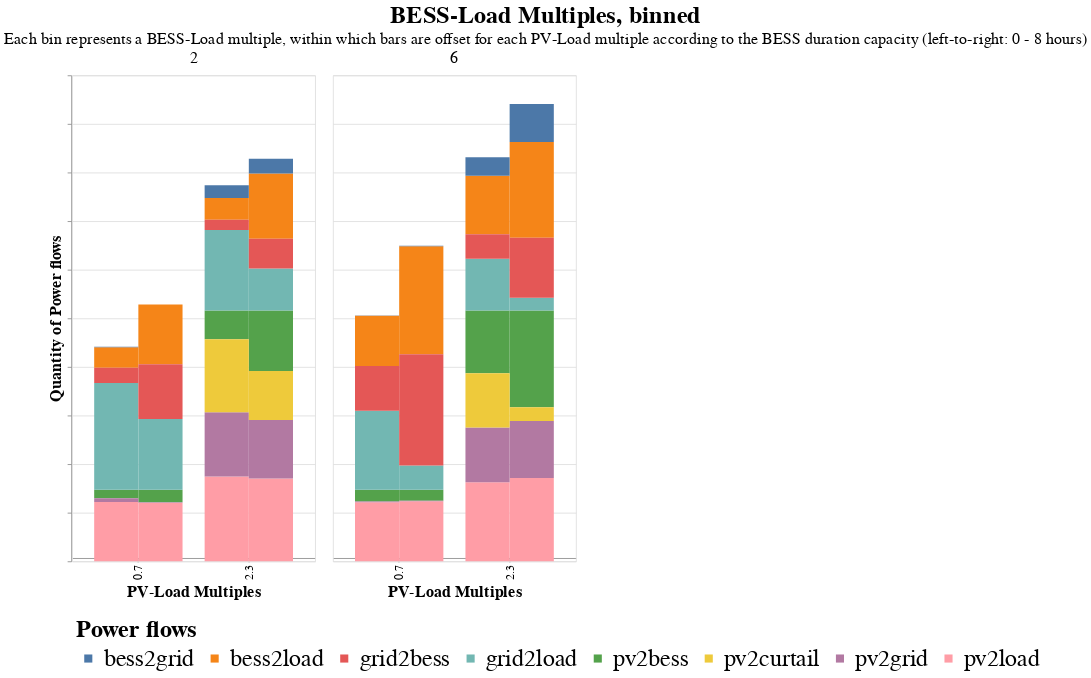

The cell this chart's notebook holds for it:
### Code cell
# Select only the columns of interest
columns_of_interest = ['PV_Load_M', 'BESS_Load_M', 'T_BESS', 'pv2load', 'pv2bess', 'pv2grid', 'bess2load', 'bess2grid', 'grid2load', 'grid2bess', 'pv2curtail']
subset_data = results_econ[columns_of_interest]

# Melt the DataFrame to long format
melted_data = subset_data.melt(id_vars=['PV_Load_M', 'BESS_Load_M', 'T_BESS'], var_name='source', value_name='value')

# Plot stacked bar chart
quant= alt.Chart(
    melted_data,
    title= alt.TitleParams(
        text= 'BESS-Load Multiples, binned',
        subtitle= 'Each bin represents a BESS-Load multiple, within which bars are offset for each PV-Load multiple according to the BESS duration capacity (left-to-right: 0 - 8 hours)',
        anchor= 'middle',
        fontSize= 30,
        subtitleFontSize= 20
    )
).mark_bar().encode(
    x=alt.X('PV_Load_M:O', title='PV-Load Multiples', axis=alt.Axis(offset= -5)),
    #x2=alt.X2('PV_Load_M:O', title='PV-Load Multiple'),# axis=alt.Axis(offset=-5)),
    #x=alt.X('T_BESS:N', title= 'BESS Duration', axis= alt.Axis(offset= -5)),
    xOffset= 'T_BESS:N',
    y=alt.Y('sum(value):Q', title='Quantity of Power flows', axis= alt.Axis(labels= False)),#.stack('normalize'),
    color=alt.Color('source:N', legend= alt.Legend(title= 'Power flows')),
    column= alt.Column('BESS_Load_M:N', title= '', header= alt.Header(labelFontSize= 20)),
    tooltip=['PV_Load_M', 'BESS_Load_M', 'T_BESS', 'source', 'value'],
    #size= alt.Size('T_BESS:Q').scale(domain= (-0.1, 2)),
    
).properties(
    width=300,
    height=600
).configure_axis(
    labelFontSize= 15,
    titleFontSize= 20,
).configure_legend(
    labelFontSize= 30,
    titleFontSize= 30,
    orient= 'bottom',
    padding= 5
)
# num= alt.Chart(melted_data).mark_bar().encode(
#     x=alt.X('PV_Load_M:O', title='PV-Load Multiple', axis=alt.Axis(offset=-5)),
#     y=alt.Y('sum(value):Q', title='Quantity'),
#     color='source:N',
#     column= alt.Column('BESS_Load_M:N', title= 'BESS-Load Multiple, binned'),
#     tooltip=['PV_Load_M', 'BESS_Load_M', 'source', 'value'],
#     size= alt.Size('T_BESS:N').scale(domain= (-0.1, 2))
# ).properties(
#     width=300,
#     height=600
# )

quant

### Figure 1 — Vega-Lite specification as saved in the notebook (floating-point values rounded to 4 significant figures)
{"config": {"view": {"continuousWidth": 300, "continuousHeight": 300}, "axis": {"labelFontSize": 15, "titleFontSize": 20}, "legend": {"labelFontSize": 30, "orient": "bottom", "padding": 5, "titleFontSize": 30}}, "data": {"name": "data-f2f392319c3f7d6dab474888f732dd96"}, "mark": {"type": "bar"}, "encoding": {"color": {"field": "source", "legend": {"title": "Power flows"}, "type": "nominal"}, "column": {"field": "BESS_Load_M", "header": {"labelFontSize": 20}, "title": "", "type": "nominal"}, "tooltip": [{"field": "PV_Load_M", "type": "quantitative"}, {"field": "BESS_Load_M", "type": "quantitative"}, {"field": "T_BESS", "type": "quantitative"}, {"field": "source", "type": "nominal"}, {"field": "value", "type": "quantitative"}], "x": {"axis": {"offset": -5}, "field": "PV_Load_M", "title": "PV-Load Multiples", "type": "ordinal"}, "xOffset": {"field": "T_BESS", "type": "nominal"}, "y": {"aggregate": "sum", "axis": {"labels": false}, "field": "value", "title": "Quantity of Power flows", "type": "quantitative"}}, "height": 600, "title": {"text": "BESS-Load Multiples, binned", "anchor": "middle", "fontSize": 30, "subtitle": "Each bin represents a BESS-Load multiple, within which bars are offset for each PV-Load multiple according to the BESS duration capacity (left-to-right: 0 - 8 hours)", "subtitleFontSize": 20}, "width": 300, "$schema": "https://vega.github.io/schema/vega-lite/v5.8.0.json", "datasets": {"data-f2f392319c3f7d6dab474888f732dd96": [{"PV_Load_M": 0.7, "BESS_Load_M": 2.0, "T_BESS": 1.0, "source": "pv2load", "value": 6091689}, {"PV_Load_M": 0.7, "BESS_Load_M": 2.0, "T_BESS": 4.0, "source": "pv2load", "value": 6031679}, {"PV_Load_M": 0.7, "BESS_Load_M": 6.0, "T_BESS": 1.0, "source": "pv2load", "value": 6086118}, {"PV_Load_M": 0.7, "BESS_Load_M": 6.0, "T_BESS": 4.0, "source": "pv2load", "value": 6176691}, {"PV_Load_M": 2.3, "BESS_Load_M": 2.0, "T_BESS": 1.0, "source": "pv2load", "value": 8735500}, {"PV_Load_M": 2.3, "BESS_Load_M": 2.0, "T_BESS": 4.0, "source": "pv2load", "value": 8533211}, {"PV_Load_M": 2.3, "BESS_Load_M": 6.0, "T_BESS": 1.0, "source": "pv2load", "value": 8132735}, {"PV_Load_M": 2.3, "BESS_Load_M": 6.0, "T_BESS": 4.0, "source": "pv2load", "value": 8583940}, {"PV_Load_M": 0.7, "BESS_Load_M": 2.0, "T_BESS": 1.0, "source": "pv2bess", "value": 870695}, {"PV_Load_M": 0.7, "BESS_Load_M": 2.0, "T_BESS": 4.0, "source": "pv2bess", "value": 1291356}, {"PV_Load_M": 0.7, "BESS_Load_M": 6.0, "T_BESS": 1.0, "source": "pv2bess", "value": 1225989}, {"PV_Load_M": 0.7, "BESS_Load_M": 6.0, "T_BESS": 4.0, "source": "pv2bess", "value": 1142138}, {"PV_Load_M": 2.3, "BESS_Load_M": 2.0, "T_BESS": 1.0, "source": "pv2bess", "value": 2953968}, {"PV_Load_M": 2.3, "BESS_Load_M": 2.0, "T_BESS": 4.0, "source": "pv2bess", "value": 6215290}, {"PV_Load_M": 2.3, "BESS_Load_M": 6.0, "T_BESS": 1.0, "source": "pv2bess", "value": 6445836}, {"PV_Load_M": 2.3, "BESS_Load_M": 6.0, "T_BESS": 4.0, "source": "pv2bess", "value": 9950742}, {"PV_Load_M": 0.7, "BESS_Load_M": 2.0, "T_BESS": 1.0, "source": "pv2grid", "value": 408602}, {"PV_Load_M": 0.7, "BESS_Load_M": 2.0, "T_BESS": 4.0, "source": "pv2grid", "value": 48011}, {"PV_Load_M": 0.7, "BESS_Load_M": 6.0, "T_BESS": 1.0, "source": "pv2grid", "value": 58927}, {"PV_Load_M": 0.7, "BESS_Load_M": 6.0, "T_BESS": 4.0, "source": "pv2grid", "value": 52207}, {"PV_Load_M": 2.3, "BESS_Load_M": 2.0, "T_BESS": 1.0, "source": "pv2grid", "value": 6594639}, {"PV_Load_M": 2.3, "BESS_Load_M": 2.0, "T_BESS": 4.0, "source": "pv2grid", "value": 5997096}, {"PV_Load_M": 2.3, "BESS_Load_M": 6.0, "T_BESS": 1.0, "source": "pv2grid", "value": 5625998}, {"PV_Load_M": 2.3, "BESS_Load_M": 6.0, "T_BESS": 4.0, "source": "pv2grid", "value": 5862419}, {"PV_Load_M": 0.7, "BESS_Load_M": 2.0, "T_BESS": 1.0, "source": "bess2load", "value": 2106400}, {"PV_Load_M": 0.7, "BESS_Load_M": 2.0, "T_BESS": 4.0, "source": "bess2load", "value": 6141815}, {"PV_Load_M": 0.7, "BESS_Load_M": 6.0, "T_BESS": 1.0, "source": "bess2load", "value": 5163345}, {"PV_Load_M": 0.7, "BESS_Load_M": 6.0, "T_BESS": 4.0, "source": "bess2load", "value": 11114703}, {"PV_Load_M": 2.3, "BESS_Load_M": 2.0, "T_BESS": 1.0, "source": "bess2load", "value": 2242639}, {"PV_Load_M": 2.3, "BESS_Load_M": 2.0, "T_BESS": 4.0, "source": "bess2load", "value": 6695116}, {"PV_Load_M": 2.3, "BESS_Load_M": 6.0, "T_BESS": 1.0, "source": "bess2load", "value": 6028027}, {"PV_Load_M": 2.3, "BESS_Load_M": 6.0, "T_BESS": 4.0, "source": "bess2load", "value": 9859164}, {"PV_Load_M": 0.7, "BESS_Load_M": 2.0, "T_BESS": 1.0, "source": "bess2grid", "value": 63269}, {"PV_Load_M": 0.7, "BESS_Load_M": 2.0, "T_BESS": 4.0, "source": "bess2grid", "value": 5745}, {"PV_Load_M": 0.7, "BESS_Load_M": 6.0, "T_BESS": 1.0, "source": "bess2grid", "value": 13928}, {"PV_Load_M": 0.7, "BESS_Load_M": 6.0, "T_BESS": 4.0, "source": "bess2grid", "value": 52565}, {"PV_Load_M": 2.3, "BESS_Load_M": 2.0, "T_BESS": 1.0, "source": "bess2grid", "value": 1314622}, {"PV_Load_M": 2.3, "BESS_Load_M": 2.0, "T_BESS": 4.0, "source": "bess2grid", "value": 1531018}, {"PV_Load_M": 2.3, "BESS_Load_M": 6.0, "T_BESS": 1.0, "source": "bess2grid", "value": 1905810}, {"PV_Load_M": 2.3, "BESS_Load_M": 6.0, "T_BESS": 4.0, "source": "bess2grid", "value": 3899340}, {"PV_Load_M": 0.7, "BESS_Load_M": 2.0, "T_BESS": 1.0, "source": "grid2load", "value": 10962981}, {"PV_Load_M": 0.7, "BESS_Load_M": 2.0, "T_BESS": 4.0, "source": "grid2load", "value": 7263037}, {"PV_Load_M": 0.7, "BESS_Load_M": 6.0, "T_BESS": 1.0, "source": "grid2load", "value": 8121445}, {"PV_Load_M": 0.7, "BESS_Load_M": 6.0, "T_BESS": 4.0, "source": "grid2load", "value": 2491103}, {"PV_Load_M": 2.3, "BESS_Load_M": 2.0, "T_BESS": 1.0, "source": "grid2load", "value": 8271747}, {"PV_Load_M": 2.3, "BESS_Load_M": 2.0, "T_BESS": 4.0, "source": "grid2load", "value": 4321309}, {"PV_Load_M": 2.3, "BESS_Load_M": 6.0, "T_BESS": 1.0, "source": "grid2load", "value": 5331002}, {"PV_Load_M": 2.3, "BESS_Load_M": 6.0, "T_BESS": 4.0, "source": "grid2load", "value": 1325354}, {"PV_Load_M": 0.7, "BESS_Load_M": 2.0, "T_BESS": 1.0, "source": "grid2bess", "value": 1577730}, {"PV_Load_M": 0.7, "BESS_Load_M": 2.0, "T_BESS": 4.0, "source": "grid2bess", "value": 5644059}, {"PV_Load_M": 0.7, "BESS_Load_M": 6.0, "T_BESS": 1.0, "source": "grid2bess", "value": 4615748}, {"PV_Load_M": 0.7, "BESS_Load_M": 6.0, "T_BESS": 4.0, "source": "grid2bess", "value": 11445105}, {"PV_Load_M": 2.3, "BESS_Load_M": 2.0, "T_BESS": 1.0, "source": "grid2bess", "value": 1062497}, {"PV_Load_M": 2.3, "BESS_Load_M": 2.0, "T_BESS": 4.0, "source": "grid2bess", "value": 3068921}, {"PV_Load_M": 2.3, "BESS_Load_M": 6.0, "T_BESS": 1.0, "source": "grid2bess", "value": 2510595}, {"PV_Load_M": 2.3, "BESS_Load_M": 6.0, "T_BESS": 4.0, "source": "grid2bess", "value": 6158632}, {"PV_Load_M": 0.7, "BESS_Load_M": 2.0, "T_BESS": 1.0, "source": "pv2curtail", "value": 0}, {"PV_Load_M": 0.7, "BESS_Load_M": 2.0, "T_BESS": 4.0, "source": "pv2curtail", "value": 0}, {"PV_Load_M": 0.7, "BESS_Load_M": 6.0, "T_BESS": 1.0, "source": "pv2curtail", "value": 0}, {"PV_Load_M": 0.7, "BESS_Load_M": 6.0, "T_BESS": 4.0, "source": "pv2curtail", "value": 0}, {"PV_Load_M": 2.3, "BESS_Load_M": 2.0, "T_BESS": 1.0, "source": "pv2curtail", "value": 7519577}, {"PV_Load_M": 2.3, "BESS_Load_M": 2.0, "T_BESS": 4.0, "source": "pv2curtail", "value": 5058342}, {"PV_Load_M": 2.3, "BESS_Load_M": 6.0, "T_BESS": 1.0, "source": "pv2curtail", "value": 5599434}, {"PV_Load_M": 2.3, "BESS_Load_M": 6.0, "T_BESS": 4.0, "source": "pv2curtail", "value": 1406889}]}}
